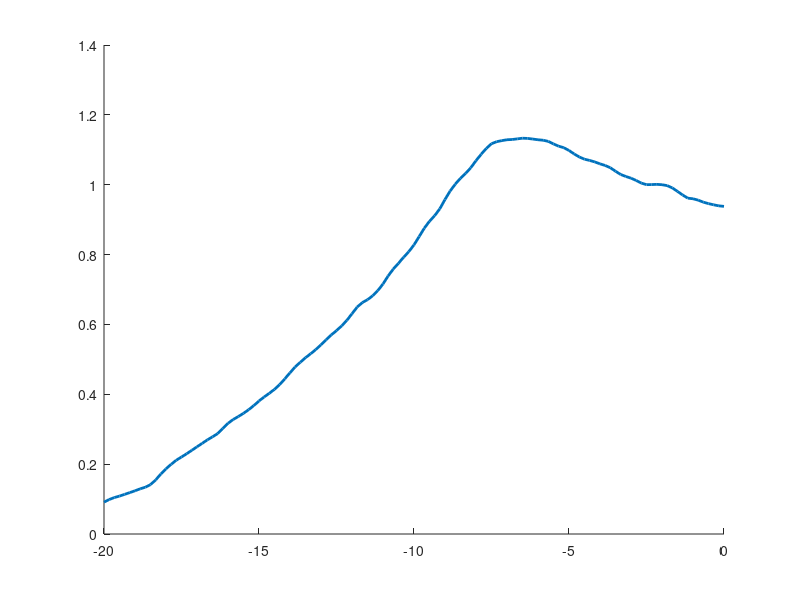

The MATLAB source for this figure: (Note: this script raises an error after producing the figure.)
clear all
close all
clc

addpath(genpath('../lib'))

%% Read data
late_dynamics = load('data/late_dynamics.mat');
late_dynamics_yellow = load('data/late_dynamics_yellow.mat');

%% Plot data

norm_factor_late = late_dynamics.spot_fluo_movmean(109); % 109, -2min
norm_factor_late_yellow = late_dynamics_yellow.spot_fluo_movmean(109); % 109, -2min

fig = figure;
hold on
plot(late_dynamics.time_point_final,late_dynamics.spot_fluo_movmean/norm_factor_late,'LineWidth',2);
boundedline(late_dynamics.time_point_final,late_dynamics.spot_fluo_movmean/norm_factor_late,late_dynamics.spot_fluo_ste_movmean/norm_factor_late,'-','nan', 'gap','alpha');

plot(late_dynamics_yellow.time_point_final,late_dynamics_yellow.spot_fluo_movmean/norm_factor_late_yellow,'LineWidth',2);
boundedline(late_dynamics_yellow.time_point_final,late_dynamics_yellow.spot_fluo_movmean/norm_factor_late_yellow,late_dynamics_yellow.spot_fluo_ste_movmean/norm_factor_late_yellow,'-','nan', 'gap','alpha');

ylabel('transcription rate (au)')
ylim([0 1.25])

xlim([-20 -2])
xlabel('time (min)')

pbaspect([3 2 1])